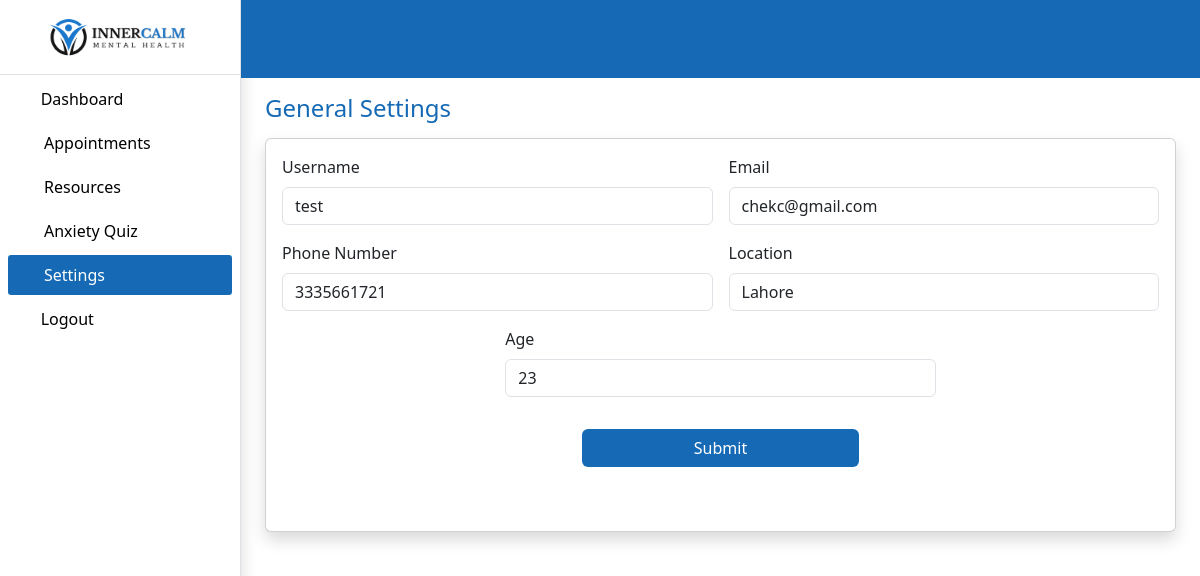
/counselors_portal/settings/ (signed in), run on the app's committed database.
### accounts/models.py (models this page shows)
class User(AbstractUser):
    is_admin = models.BooleanField(default=False)
    is_client = models.BooleanField(default=False)
    is_doc = models.BooleanField(default=False)
    age = models.IntegerField(default='0')
    gender = models.CharField(default='NA',max_length=10)
    location = models.CharField(default='NA',max_length=50)
    lang=models.CharField(default='NA',max_length=50)
    phone=models.IntegerField(default='0',max_length=12)
    lang=models.CharField(default='NA',max_length=50)
    groups = models.ManyToManyField(
        Group,
        blank=True,
        related_name='custom_user_groups',  # Unique related_name for groups
    )
    user_permissions = models.ManyToManyField(
        Permission,
        blank=True,
        related_name='custom_user_permissions',  # Unique related_name for permissions
)

### counselors_portal/views.py (the view, shortened to what this page needs)
# urls.py: path('settings/', views.view_settings, name='settings'),
def view_settings(request):
    user=request.user
    return render(request, 'counselors_portal/settings.html',{'user':user})

### counselors_portal/templates/counselors_portal/settings.html (shortened to what this page needs)
{% load static %}
<!DOCTYPE html>
<html lang="en">
<head>
    <link rel="stylesheet" href="{% static 'website/img/favicon.png' %}" rel="icon">
    <link rel="stylesheet" href="{% static 'website/img/apple-touch-icon.png' %}" rel="apple-touch-icon">
    <link rel="stylesheet" href="{% static 'website/vendor/fontawesome-free/css/all.min.css' %}">
    <link rel="stylesheet" href="{% static 'website/vendor/animate.css/animate.min.css' %}">
    <link rel="stylesheet" href="{% static 'website/vendor/bootstrap/css/bootstrap.min.css' %}">
    <link rel="stylesheet" href="{% static 'website/vendor/bootstrap-icons/bootstrap-icons.css' %}">
    <link rel="stylesheet" href="{% static 'website/vendor/boxicons/css/boxicons.min.css' %}">
    <link rel="stylesheet" href="{% static 'website/vendor/glightbox/css/glightbox.min.css' %}">
    <link rel="stylesheet" href="{% static 'website/vendor/remixicon/remixicon.css' %}">
    <link rel="stylesheet" href="{% static 'website/vendor/swiper/swiper-bundle.min.css' %}">
    <link rel="stylesheet" href="{% static 'website/css/admin_styles.css' %}">
    <link rel="stylesheet" href="{% static 'website/css/datatables.css' %}">
</head>
<body>
    <div class="d-flex" id="wrapper">
        <div class="primary-bg shadow border-end " id="sidebar-wrapper">
            <div class="text-center primary-text bg-blue-color fs-4 fw-semibold text-uppercase border-bottom">
                <a href="{% url 'website:home' %}">
                    <img src="{% static 'website/img/blacklogo2.png' %}" class="py-3" width="150" height="auto" alt="">
                </a>
            </div>
            <ul class="navbar-nav sidebar_list">
                <li class="nav-item px-2 py-0 mt-1">
                    <a href="{% url 'counselors_portal:home' %}" class="text-decoration-none nav-link px-2">
                        <span><i class="fas fa-tachometer-alt me-2"></i></span>
                        <span>Dashboard</span>
                    </a>
                </li>
                <li class="nav-item px-2 py-0 mt-1">
                    <a class="text-decoration-none nav-link px-2 d-flex justify-content-between"
                        data-bs-toggle="collapse" href="#collapseSchedular" onclick="toggleArrow1()" role="button"
                        aria-expanded="false" aria-controls="collapseExample">
                        <span><i class="fa-solid fa-calendar-alt me-2 size"></i>Appointments</span>
                        <span id="myArrow2"><i class="fas fa-angle-right"></i></span>
                    </a>
                </li>
                <li class="nav-item px-2 py-0 mt-1">
                    <a class="text-decoration-none nav-link px-2 d-flex justify-content-between"
                        data-bs-toggle="collapse" href="#collapseanalytics" onclick="toggleArrow3()" role="button"
                        aria-expanded="false" aria-controls="collapseExample">
                        <span><i class="fa-solid fa-cubes
                         me-2 size"></i>Resources</span>
                        <span id="myArrow4"><i class="fas fa-angle-right"></i></span>
                    </a>
                </li>
                <li class="nav-item px-2 py-0 mt-1">
                    <a class="text-decoration-none nav-link px-2 d-flex justify-content-between"
                        data-bs-toggle="collapse" href="#collapseanalytics4" onclick="toggleArrow4()" role="button"
                        aria-expanded="false" aria-controls="collapseExample">
                        <span><i class="fa-solid fa-file me-2 size"></i>Anxiety Quiz</span>
                        <span id="myArrow4"><i class="fas fa-angle-right"></i></span>
                    </a>
                </li>
                <li class="nav-item px-2 py-0 mt-1">
                    <a class="text-decoration-none nav-link px-2 d-flex justify-content-between active"
                        data-bs-toggle="collapse" href="#collapseanalytics7" onclick="toggleArrow7()" role="button"
                        aria-expanded="false" aria-controls="collapseExample">
                        <span><i class="fa-solid fa-gear me-2 size"></i>Settings</span>
                        <span id="myArrow4"><i class="fas fa-angle-right"></i></span>
                    </a>
                </li>
                <li class="nav-item px-2 py-0 mt-1">
                    <a href="{% url 'accounts:logout' %}" class="text-decoration-none nav-link px-2">
                        <span><i class="fas fa-power-off me-2"></i></span>
                        <span>Logout</span>
                    </a>
                </li>
            </ul>
        </div>
        <div id="page-content-wrapper">
            <header class="">
                <nav class="bg-blue custom_nav">
                    <div class="container-fluid mt-1">
                        <div class="row g-2 align-items-center justify-content-between">
                            <div class="col-4 col-sm-4 col-md-6 col-lg-6 col-xl-6 col-xxl-6">
                                <div class="d-flex align-items-center text-white">
                                    <i class="fas fa-sliders-h fs-4 me-3" style="color: #fff;" id="menu-toggle"></i>
                                </div>
                            </div>
                            <div class="col-8 col-sm-8 col-md-6 col-lg-6 col-xl-6 col-xxl-6 text-end">
                                <div class="d-flex align-items-center justify-content-end">
                                    <div class="dropdown">
                                        <button class="btn p-0 border-0" type="button" id="dropdownMenuButton1"
                                            data-bs-toggle="dropdown" aria-expanded="false">
                                            <div class="d-flex align-items-center justify-content-center">
                                                <span><i class="fas fa-bell text-light"></i></span>
                                            </div>
                                        </button>
                                    </div>
                                    <div class="dropdown">
                                        <button class="btn p-0 border-0 " type="button" id="dropdownMenuButton1"
                                            data-bs-toggle="dropdown" aria-expanded="false">
                                            <div class="d-flex align-items-center ms-3">
                                                <span><i class="fas fa-user-circle text-light fs-2"></i></span>
                                            </div>
                                        </button>
                                    </div>
                                </div>
                            </div>
                        </div>
                    </div>
                </nav>
            </header>
            <div class="container-fluid px-4">
                <div class="col-12">
                    <div class="card border-0">
                        <div class="card-body px-0">
                            <h4 class="text-orange mb-3">General Settings</h4>
                            <div class="card shadow">
                                <div class="card-body">
                                    <div class="pb-5">
                                        <form method="POST" action="">
                                            <div class="row justify-content-center align-items-center g-3">
                                                <div class="col-12 col-sm-6">
                                                    <div class="form-group">
                                                        <label for="adminUsername" class="form-label">Username</label>
                                                        <input type="text" class="form-control" id="adminUsername"
                                                            name="username" value="{{user.username}}" readonly>
                                                    </div>
                                                </div>
                                                <div class="col-12 col-sm-6">
                                                    <div class="form-group">
                                                        <label for="adminEmail" class="form-label">Email</label>
                                                        <input type="email" class="form-control" id="adminEmail"
                                                            name="email" value="{{user.email}}" readonly>
                                                    </div>
                                                </div>
                                                <div class="col-12 col-sm-6">
                                                    <div class="form-group">
                                                        <label for="adminPhoneNumber" class="form-label">Phone
                                                            Number</label>
                                                        <input type="tel" class="form-control" id="adminPhoneNumber"
                                                            name="phone" value="{{user.phone}}">
                                                    </div>
                                                </div>
                                                <div class="col-12 col-sm-6">
                                                    <div class="form-group">
                                                        <label for="adminLocation" class="form-label">Location</label>
                                                        <input type="text" class="form-control" id="adminLocation"
                                                            name="location" value="{{user.location}}">
                                                    </div>
                                                </div>
                                                <div class="col-12 col-sm-6">
                                                    <div class="form-group">
                                                        <label for="adminAge" class="form-label">Age</label>
                                                        <input type="number" class="form-control" id="adminAge"
                                                            name="age" value="{{user.age}}">
                                                    </div>
                                                </div>
                                                <div class="col-12">
                                                    <div class="row justify-content-center align-items-center">
                                                        <div class="col-8 col-sm-8 col-md-6 col-lg-4">
                                                            <div class="text-center mt-3">
                                                                <button type="submit"
                                                                    class="btn btn-main w-100">Submit</button>
                                                            </div>
                                                        </div>
                                                    </div>
                                                </div>
                                            </div>
                                        </form>
                                    </div>
                                </div>
                            </div>
                        </div>
                    </div>
                </div>
            </div>
        </div>
    </div>
</body>
</html>

### website/static/website/css/admin_styles.css (style rules this page uses)
:root { --main-bg-color: #25293c; --white-color: #ffffff; --blue-color: #fff; --orange-color: #166AB5; --black-color: #000; }
.primary-text { color: var(--white-color); }
.bg-blue { background: var(--orange-color); }
.text-orange { color: var(--orange-color); }
.bg-blue-color { background-color: var(--blue-color); }
.primary-bg { background-color: var(--blue-color) !important; }
#wrapper { overflow-x: hidden; background-color: #fff !important; }
#sidebar-wrapper { min-height: 100vh; margin-left: -15rem; -webkit-transition: margin 0.25s ease-out; -moz-transition: margin 0.25s ease-out; -o-transition: margin 0.25s ease-out; transition: margin 0.25s ease-out; }
#sidebar-wrapper .sidebar_list { width: 15rem; }
#page-content-wrapper { min-width: 100vw; }
#menu-toggle { cursor: pointer; }
.sidebar_list .nav-item { border: none; padding: 15px 10px; }
.sidebar_list .nav-item .nav-link { color: #000 !important; font-size: 1rem; position: relative; }
.sidebar_list .nav-item .nav-link.active { background-color: var(--orange-color) !important; border: none; color: #ffffff !important; border-radius: 0.2rem; }
@media (min-width: 1200px) { #sidebar-wrapper { margin-left: 0; } }
@media (min-width: 1200px) { #page-content-wrapper { min-width: 0; width: 100%; } }
.custom_nav { padding: 1.27rem 0.5rem; }
.size { width: 20px; }
.btn-main { background: var(--orange-color); color: #fff; }

### data on the page
User: username "test", email "chekc@gmail.com", phone "3335661721", location "Lahore", age "23"
